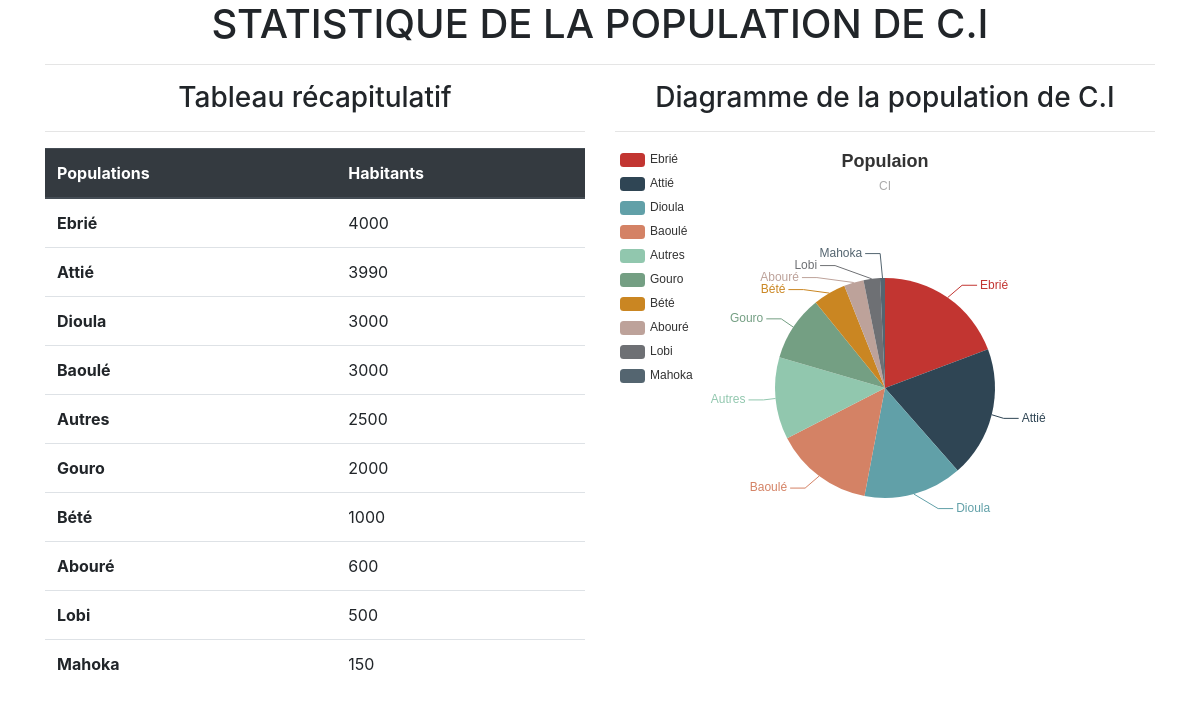
The page / on the database its author committed.
### sartlang/models.py (models this page shows, shortened)
class Population(models.Model):
    nom = models.CharField(max_length=255)
    nbabts = models.PositiveIntegerField(default=0)

### sartlang/views.py (the view)
# urls.py: 2. Add a URL to urlpatterns:  path('', views.home, name='home')
def home(request):
    population = models.Population.objects.all().order_by('-nbabts')
    data={
        'population': population,
    }
    return render(request, 'index.html', data)

### sartlang/templates/index.html (shortened to what this page needs)
<!DOCTYPE html>
<html lang="en">
<head>
    <link rel="stylesheet" href="https://stackpath.bootstrapcdn.com/bootstrap/4.3.1/css/bootstrap.min.css">
</head>
<body>
    <div class="container">
        <h1 class="text-center">STATISTIQUE DE LA POPULATION DE C.I</h1>
        <hr>
        <div class="row">
            <div class="col-md-6">
                <h3 class="text-center">Tableau récapitulatif</h3>
                <hr>
                <table class="table">
                    <thead class="thead-dark">
                        <tr>
                        <th scope="col">Populations</th>
                        <th scope="col">Habitants</th>
                        </tr>
                    </thead>
                    <tbody>
                        {% for item in population %}
                        <tr>
                            <th scope="row">{{ item.nom }}</th>
                            <td>{{ item.nbabts }}</td>
                        </tr>
                        {% endfor %}
                    </tbody>
                </table>
            </div>
            <div class="col-md-6">
                <h3 class="text-center">Diagramme de la population de C.I</h3>
                <hr>
                <div id="mainlang" style="width:100%; height:400px;"></div>
            </div>
        </div>
    </div>
    <script>
        var myPieLang = echarts.init(document.getElementById('mainlang'));
        var optionLang = {
            title : {
                text: 'Populaion',
                subtext: 'CI',
                x:'center'
            },
            tooltip : {
                trigger: 'item',
                formatter: "{a} <br/>{b} : {c} ({d}%)"
            },
            legend: {
                orient: 'vertical',
                left: 'left',
                data: [
                {% for item in population %}
                '{{ item.nom }}',
                {% endfor %}
                ]
            },
            series : [
                {
                    name: 'Population',
                    type: 'pie',
                    radius : '55%',
                    center: ['50%', '60%'],
                    data:[
                    {% for item in population %}
                        {value:{{ item.nbabts  }}, name:'{{ item.nom }}'},
                    {% endfor %}
                    ],
                    itemStyle: {
                        emphasis: {
                            shadowBlur: 10,
                            shadowOffsetX: 0,
                            shadowColor: 'rgba(0, 0, 0, 0.5)'
                        }
                    }
                }
            ]
        };
        myPieLang.setOption(optionLang);
    </script>
</body>
</html>

### rows shown on the page
Population: nom "Ebrié", nbabts "4000"
Population: nom "Attié", nbabts "3990"
Population: nom "Dioula", nbabts "3000"
Population: nom "Baoulé", nbabts "3000"
Population: nom "Autres", nbabts "2500"
Population: nom "Gouro", nbabts "2000"
Population: nom "Bété", nbabts "1000"
Population: nom "Abouré", nbabts "600"
Population: nom "Lobi", nbabts "500"
Population: nom "Mahoka", nbabts "150"

### other values the page prints
chart data {{ item.nom }} Ebrié, Attié, Dioula, Baoulé, Autres, Gouro, Bété, Abouré, Lobi, Mahoka
chart data {{ item.nbabts }} 4000, 3990, 3000, 3000, 2500, 2000, 1000, 600, 500, 150
